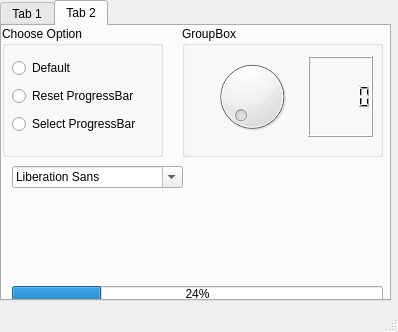
<?xml version="1.0" encoding="UTF-8"?>
<ui version="4.0">
 <class>MainWindow</class>
 <widget class="QMainWindow" name="MainWindow">
  <property name="geometry">
   <rect>
    <x>0</x>
    <y>0</y>
    <width>398</width>
    <height>332</height>
   </rect>
  </property>
  <property name="windowTitle">
   <string>MainWindow</string>
  </property>
  <widget class="QWidget" name="centralwidget">
   <widget class="QTabWidget" name="tabWidget">
    <property name="geometry">
     <rect>
      <x>0</x>
      <y>0</y>
      <width>391</width>
      <height>301</height>
     </rect>
    </property>
    <property name="currentIndex">
     <number>1</number>
    </property>
    <widget class="QWidget" name="Widget1">
     <attribute name="title">
      <string>Tab 1</string>
     </attribute>
     <widget class="QWidget" name="verticalLayoutWidget">
      <property name="geometry">
       <rect>
        <x>0</x>
        <y>0</y>
        <width>381</width>
        <height>301</height>
       </rect>
      </property>
      <layout class="QVBoxLayout" name="verticalLayout">
       <item>
        <widget class="QDateEdit" name="dateEdit">
         <property name="font">
          <font>
           <pointsize>14</pointsize>
           <weight>75</weight>
           <bold>true</bold>
          </font>
         </property>
         <property name="alignment">
          <set>Qt::AlignCenter</set>
         </property>
        </widget>
       </item>
       <item>
        <widget class="QCalendarWidget" name="calendarWidget"/>
       </item>
      </layout>
     </widget>
    </widget>
    <widget class="QWidget" name="Widget2">
     <attribute name="title">
      <string>Tab 2</string>
     </attribute>
     <widget class="QGroupBox" name="groupBox">
      <property name="geometry">
       <rect>
        <x>0</x>
        <y>0</y>
        <width>161</width>
        <height>131</height>
       </rect>
      </property>
      <property name="title">
       <string>Choose Option</string>
      </property>
      <widget class="QWidget" name="verticalLayoutWidget_2">
       <property name="geometry">
        <rect>
         <x>10</x>
         <y>30</y>
         <width>141</width>
         <height>81</height>
        </rect>
       </property>
       <layout class="QVBoxLayout" name="verticalLayout_2">
        <item>
         <widget class="QRadioButton" name="radioButton">
          <property name="text">
           <string>Default</string>
          </property>
         </widget>
        </item>
        <item>
         <widget class="QRadioButton" name="radioButton_2">
          <property name="text">
           <string>Reset ProgressBar</string>
          </property>
         </widget>
        </item>
        <item>
         <widget class="QRadioButton" name="radioButton_3">
          <property name="text">
           <string>Select ProgressBar</string>
          </property>
         </widget>
        </item>
       </layout>
      </widget>
     </widget>
     <widget class="QGroupBox" name="groupBox_2">
      <property name="geometry">
       <rect>
        <x>180</x>
        <y>0</y>
        <width>201</width>
        <height>131</height>
       </rect>
      </property>
      <property name="title">
       <string>GroupBox</string>
      </property>
      <widget class="QWidget" name="horizontalLayoutWidget">
       <property name="geometry">
        <rect>
         <x>20</x>
         <y>30</y>
         <width>171</width>
         <height>81</height>
        </rect>
       </property>
       <layout class="QHBoxLayout" name="horizontalLayout">
        <item>
         <widget class="QDial" name="dial">
          <property name="maximum">
           <number>100</number>
          </property>
         </widget>
        </item>
        <item>
         <widget class="QLCDNumber" name="lcdNumber">
          <property name="font">
           <font>
            <pointsize>14</pointsize>
            <weight>75</weight>
            <bold>true</bold>
           </font>
          </property>
         </widget>
        </item>
       </layout>
      </widget>
     </widget>
     <widget class="QWidget" name="verticalLayoutWidget_3">
      <property name="geometry">
       <rect>
        <x>10</x>
        <y>140</y>
        <width>171</width>
        <height>101</height>
       </rect>
      </property>
      <layout class="QVBoxLayout" name="verticalLayout_3">
       <item>
        <widget class="QFontComboBox" name="fontComboBox"/>
       </item>
       <item>
        <widget class="QLabel" name="label">
         <property name="font">
          <font>
           <pointsize>18</pointsize>
          </font>
         </property>
         <property name="text">
          <string/>
         </property>
        </widget>
       </item>
      </layout>
     </widget>
     <widget class="QProgressBar" name="progressBar">
      <property name="geometry">
       <rect>
        <x>10</x>
        <y>260</y>
        <width>371</width>
        <height>16</height>
       </rect>
      </property>
      <property name="value">
       <number>24</number>
      </property>
     </widget>
    </widget>
   </widget>
  </widget>
  <widget class="QMenuBar" name="menubar">
   <property name="geometry">
    <rect>
     <x>0</x>
     <y>0</y>
     <width>398</width>
     <height>18</height>
    </rect>
   </property>
  </widget>
  <widget class="QStatusBar" name="statusbar"/>
 </widget>
 <resources/>
 <connections>
  <connection>
   <sender>radioButton_2</sender>
   <signal>clicked()</signal>
   <receiver>progressBar</receiver>
   <slot>reset()</slot>
   <hints>
    <hint type="sourcelabel">
     <x>50</x>
     <y>111</y>
    </hint>
    <hint type="destinationlabel">
     <x>67</x>
     <y>305</y>
    </hint>
   </hints>
  </connection>
  <connection>
   <sender>dial</sender>
   <signal>valueChanged(int)</signal>
   <receiver>lcdNumber</receiver>
   <slot>display(int)</slot>
   <hints>
    <hint type="sourcelabel">
     <x>245</x>
     <y>108</y>
    </hint>
    <hint type="destinationlabel">
     <x>320</x>
     <y>111</y>
    </hint>
   </hints>
  </connection>
  <connection>
   <sender>fontComboBox</sender>
   <signal>activated(QString)</signal>
   <receiver>label</receiver>
   <slot>setText(QString)</slot>
   <hints>
    <hint type="sourcelabel">
     <x>139</x>
     <y>190</y>
    </hint>
    <hint type="destinationlabel">
     <x>138</x>
     <y>205</y>
    </hint>
   </hints>
  </connection>
 </connections>
</ui>
